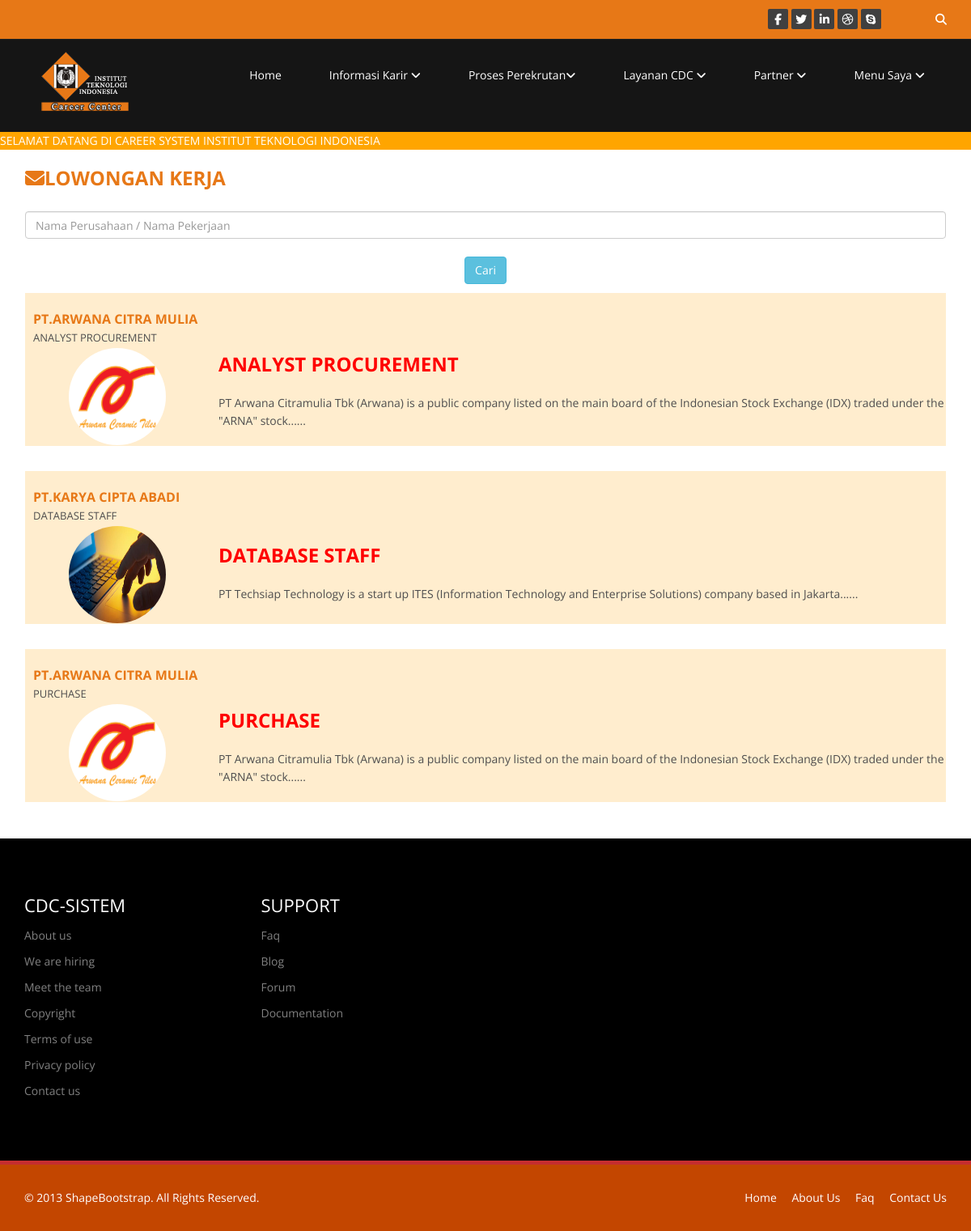
Screenshot of /lowongan.php (signed in) with the database file from the repository.
### tables this page shows
CREATE TABLE IF NOT EXISTS `lowongan` (
  `id_lowongan` int(5) NOT NULL AUTO_INCREMENT,
  `judul` varchar(120) NOT NULL,
  `isi` varchar(1000) NOT NULL,
  `gaji` varchar(20) NOT NULL,
  `provinsi` varchar(30) NOT NULL,
  `jenis` varchar(25) NOT NULL,
  `job_sekeer` int(5) NOT NULL,
  `id_comp` int(5) NOT NULL,
  `tanggal` varchar(15) NOT NULL,
  `jam` varchar(15) NOT NULL,
  `test_date` varchar(120) NOT NULL,
  `test_location` varchar(120) NOT NULL,
  `test_type` varchar(120) NOT NULL,
  `test_detail` varchar(120) NOT NULL,
  PRIMARY KEY (`id_lowongan`)
);

CREATE TABLE IF NOT EXISTS `user` (
  `id_user` int(10) NOT NULL AUTO_INCREMENT,
  `nik` int(15) NOT NULL,
  `nama` varchar(100) NOT NULL,
  `tempat_lahir` varchar(20) NOT NULL,
  `tgl_lahir` varchar(20) NOT NULL,
  `alamat` varchar(300) NOT NULL,
  `telepon` int(15) NOT NULL,
  `email` varchar(50) NOT NULL,
  `foto` varchar(50) NOT NULL,
  `level_pendidikan` varchar(20) NOT NULL,
  `pendidikan` varchar(100) NOT NULL,
  `username` varchar(50) NOT NULL,
  `password` varchar(100) NOT NULL,
  `status` varchar(50) NOT NULL,
  `kapasitas` int(2) NOT NULL,
  `jenis` varchar(50) NOT NULL,
  `deskripsi` text NOT NULL,
  `website` varchar(100) NOT NULL,
  PRIMARY KEY (`id_user`)
);

### lowongan.php (the view, shortened to what this page needs)
<?php
	include 'header.php';
?>
		<br>
		<div class="container">
			<table width="100%" >
				<tr>
					<td colspan="6">
					<font  style="color: #e77817;" size="5"><strong><i class="fa fa-envelope"></i>LOWONGAN KERJA</strong></font></td>
				</tr>
				<tr>
					<td>&nbsp;</td>
				</tr>
				<tr width=10%>
				<form action="" method="POST">
					<td>
					<input placeholder="Nama Perusahaan / Nama Pekerjaan"   type="text" name="cari" class="form-control"  <?php if(isset($_POST['cari'])){echo "value='$_POST[cari]'";}?>>
					</td>
				</tr>
				<tr>
					<td colspan="3" align="center"><button style="margin-top: 20px;" class="btn btn-info btn-md">Cari</button></td>
				</tr>
			<tr>
				<td colspan="3"></td>
			</tr>
			<?php
			if(isset($_POST['cari'])){
				$bagi_kata=explode(" ",$_POST['cari']);
				$hitung_kata=count($bagi_kata);
				if($hitung_kata==1){
					$cari="WHERE judul like lower('%$_POST[cari]%') OR nama like lower('%$_POST[cari]%')";
				}else{
					$i=0;
					$cari="WHERE ";
					for($z=$hitung_kata;$i<$hitung_kata;$i++){
						if($i==$hitung_kata-1){
							$or="";
						}else{
							$or="OR ";
						}
						$cari.="(judul like lower('%$bagi_kata[$i]%') OR nama like lower('%$bagi_kata[$i]%')) $or";
					}
				}
			}else{
				$cari="";
			}
			$sql="SELECT * FROM lowongan a inner join user b on a.id_comp=b.id_user $cari";
			$res=mysql_query($sql);
			while($arr=mysql_fetch_array($res)){
			?>
			<tr>
				<td colspan="7">
				<div style="background-color: #ffedce;border-color: black;width: 100%;height: 100%;margin-top: 7px;">
				<table  width="95%" align="center" class="table table-responsive table-hover">
					<tr>
					<table width="100%"  >
					<tr>
						<td colspan="10" style="padding-left: 10px;">
						<font  style="color: #e77817;" size="3"><strong><?=strtoupper($arr['nama'])?></strong></font><br>
						<font size="2"><?=strtoupper($arr['judul'])?></font></td>
					</tr>
					<tr>
						<td width="20%" align="center" ><img class="img img-circle" src="admin/user/<?=$arr['foto']?>" style="width:120px;height: 120px"></td>
						<td style="padding-left: 1%;"><font  style="color: #011982;" size="5"><strong><a  data-toggle="modal" data-target="#myModal1<?=$arr['id_lowongan']?>" href='#'><?=strtoupper($arr['judul'])?></a></strong></font><br>
						<br>
						<?php
					    $sbtr=substr("$arr[deskripsi]",0,200);
					    echo $sbtr."......";
						?>
						</td>
					</tr>
					</table>
					</div>
					<br>
						<?=$arr['deskripsi']?>
		  				<?=$arr['isi']?>
					<?php } ?>
					<br>
					</tr>
				</table>
		</div>
<?php
	include 'footer.php';
?>

### css/main.css (style rules this page uses)
body { background: #fff; font-family: 'Open Sans', sans-serif; color:#4e4e4e; line-height: 22px; }
a { color: #c52d2f; -webkit-transition: color 300ms, background-color 300ms; -moz-transition: color 300ms, background-color 300ms; -o-transition: color 300ms, background-color 300ms; transition: color 300ms, background-color 300ms; }
.recent-work-wrap .overlay .preview:hover,a { color:red; text-shadow: 200px; }

### rows the page displays
lowongan: user.nama "PT.ARWANA CITRA MULIA", judul "ANALYST PROCUREMENT", user.foto (picture), user.deskripsi "PT Arwana Citramulia Tbk (Arwana) is a public company listed on the main board of the Indonesian Stock Exchange (IDX) traded under the \"ARNA\" stock"
lowongan: user.nama "PT.KARYA CIPTA ABADI", judul "DATABASE STAFF", user.foto (picture), user.deskripsi "PT Techsiap Technology is a start up ITES (Information Technology and Enterprise Solutions) company based in Jakarta"
lowongan: user.nama "PT.ARWANA CITRA MULIA", judul "PURCHASE", user.foto (picture), user.deskripsi "PT Arwana Citramulia Tbk (Arwana) is a public company listed on the main board of the Indonesian Stock Exchange (IDX) traded under the \"ARNA\" stock"
